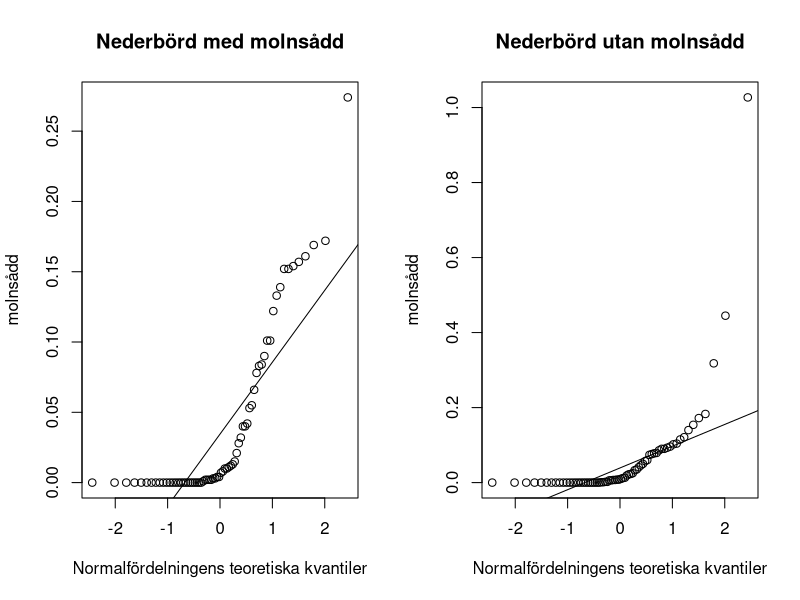
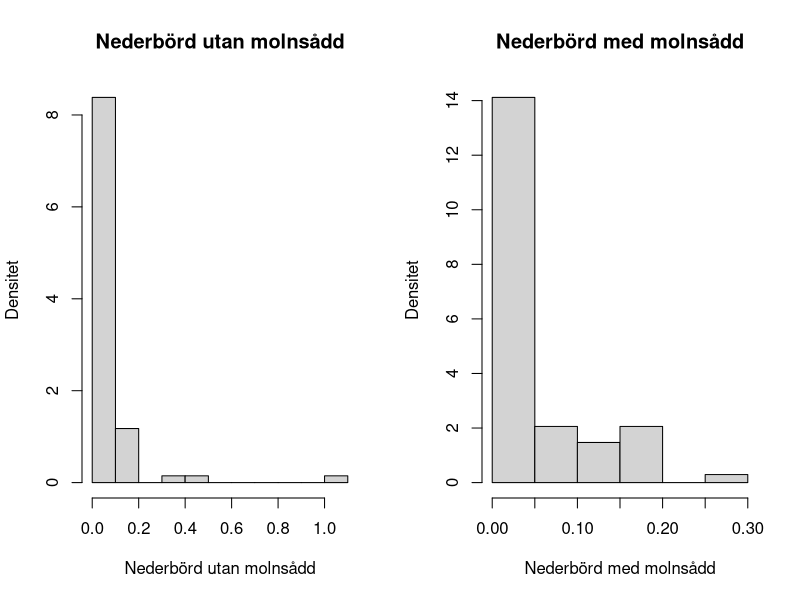
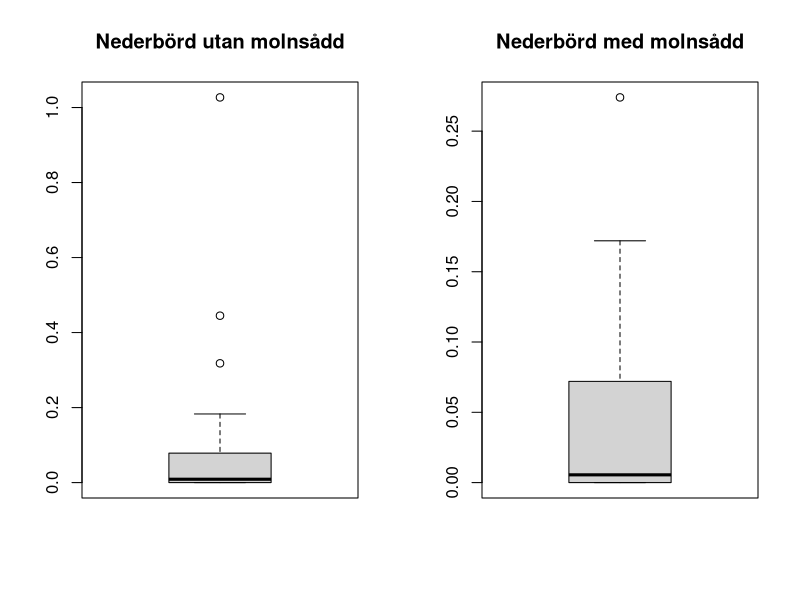
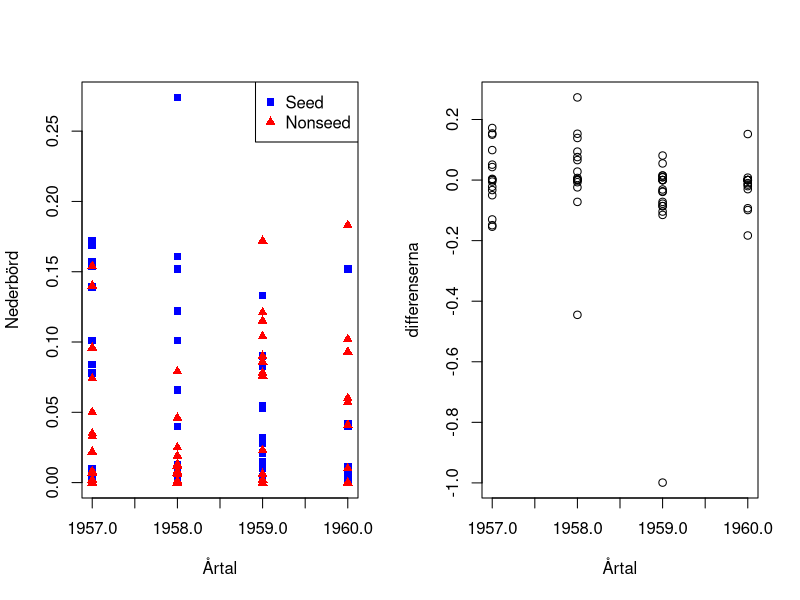
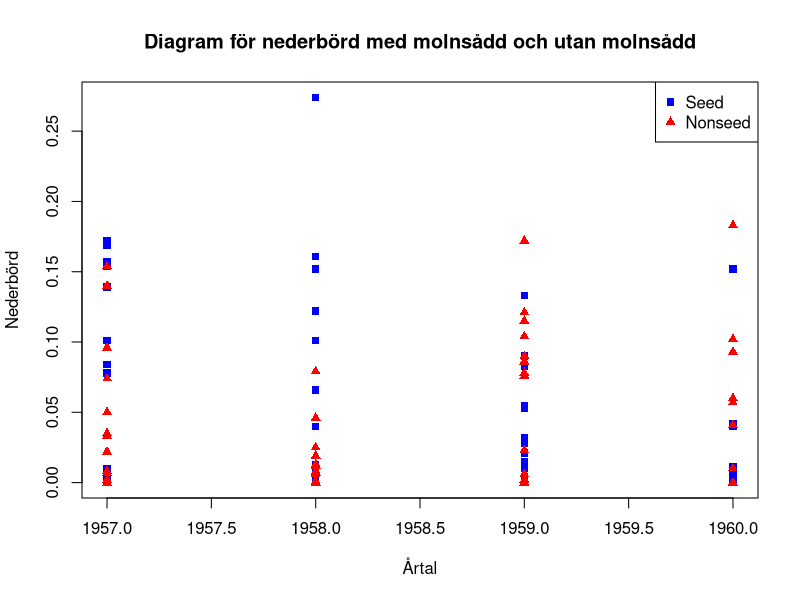
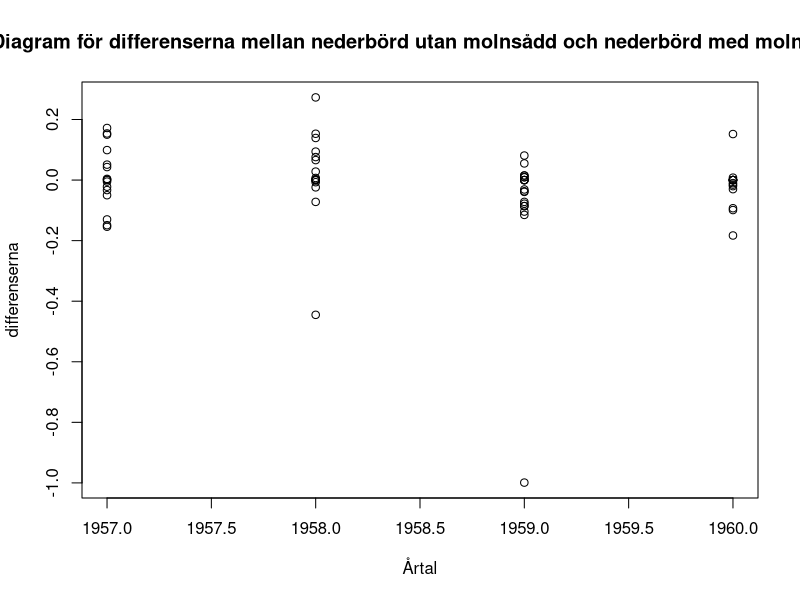
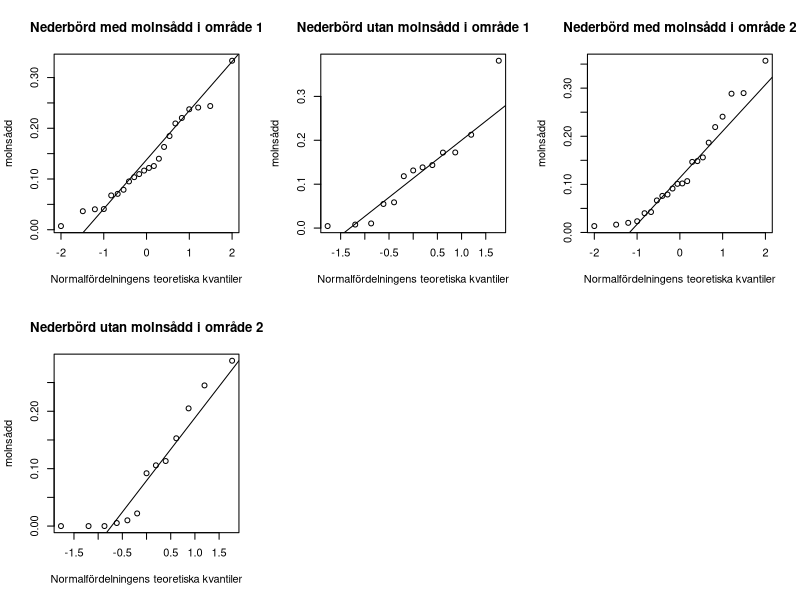
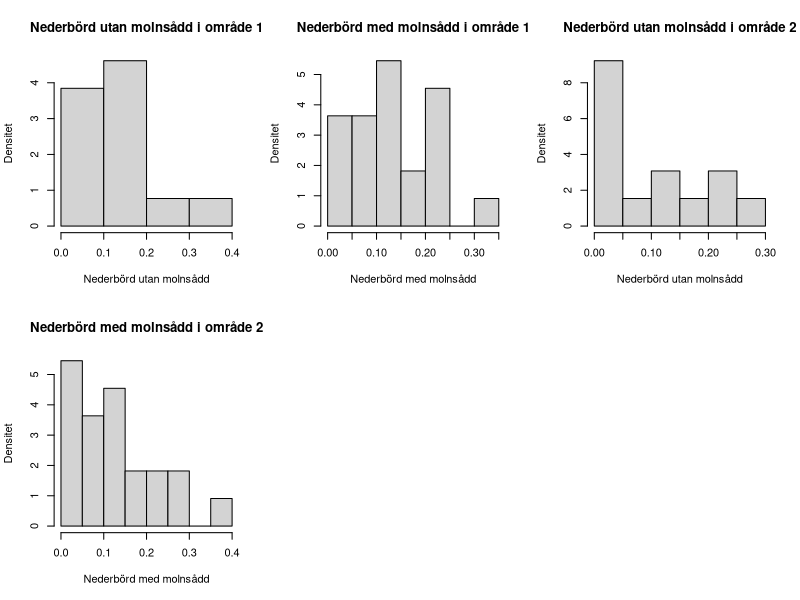

Write R code to recreate these figures, in order.
## ---- chunk 1
arizona <- read.csv("arizona.csv", header = FALSE) #Yinyi testa använda denna istället
year <- arizona$V1
seed <- arizona$V2
nonseed <- arizona$V3
old_par <- par(mfrow = c(1,2))
qqnorm(seed,main = 'Nederbörd med molnsådd', ylab= 'Nederbörd med
molnsådd', xlab= 'Normalfördelningens teoretiska kvantiler')
qqline(seed)
qqnorm(nonseed,main = 'Nederbörd utan molnsådd', ylab= 'Nederbörd utan
molnsådd', xlab= 'Normalfördelningens teoretiska kvantiler')
qqline(nonseed)
par(old_par)
old_par <- par(mfrow = c(1,2))
hist(nonseed,prob = TRUE, main = 'Nederbörd utan molnsådd', ylab =
       'Densitet', xlab = 'Nederbörd utan molnsådd')
hist(seed,prob = TRUE, main = 'Nederbörd med molnsådd', ylab =
       'Densitet', xlab = 'Nederbörd med molnsådd')
par(old_par)
old_par <- par(mfrow = c(1,2))
boxplot(nonseed, prob = TRUE, main = 'Nederbörd utan molnsådd')
boxplot(seed, prob = TRUE, main = 'Nederbörd med molnsådd')
par(old_par)
## ---- chunk 2
differ <- seed-nonseed
old_par <- par(mfrow = c(1,2))
plot(year,seed, xlab= '
Årtal', ylab = 'Nederbörd',
pch = 15,
col ="blue")
points(year,nonseed,
       pch = 17,  # Solid triangles
       col = "red")
legend("topright", 
       legend = c("Seed", "Nonseed"), 
       pch = c(15, 17),  # Shapes corresponding to seed and nonseed
       col = c("blue", "red"))  # Colors corresponding to seed and nonseed
plot(year,differ, ylab= 'differenserna', xlab = 'Årtal')
par(old_par)
## ---- chunk 3
plot(year, seed, 
     main = 'Diagram för nederbörd med molnsådd och utan molnsådd', 
     xlab = 'Årtal', 
     ylab = 'Nederbörd', 
     pch = 15,  # Solid squares for seed
     col = "blue")
points(year, nonseed, 
       pch = 17,  # Solid triangles for nonseed
       col = "red")

# Add a legend
legend("topright", 
       legend = c("Seed", "Nonseed"), 
       pch = c(15, 17),  # Shapes corresponding to seed and nonseed
       col = c("blue", "red"))  # Colors corresponding to seed and nonseed
## ---- chunk 4
plot(year,differ,main = 'Diagram för differenserna mellan nederbörd utan molnsådd och nederbörd med molnsådd', ylab= 'differenserna', xlab = 'Årtal')
## ---- chunk 5
result <- wilcox.test(seed,nonseed, alternative = "greater", paired = TRUE)
print(result)
## ---- chunk 6
oregon <- read.csv("oregon.csv", header = FALSE) #Yinyi testa använda denna istället
trial <- oregon$V1
typ1 <- oregon$V2
typ2 <- oregon$V3
nonseed1 <- typ1[trial == 1]
seed1 <- typ1[trial == 2]
nonseed2 <- typ2[trial == 1]
seed2 <- typ2[trial == 2]
old_par <- par(mfrow = c(2,3))
qqnorm(seed1,main = 'Nederbörd med molnsådd i område 1', ylab= 'Nederbörd med
molnsådd', xlab= 'Normalfördelningens teoretiska kvantiler')
qqline(seed1)
qqnorm(nonseed1,main = 'Nederbörd utan molnsådd i område 1', ylab= 'Nederbörd utan
molnsådd', xlab= 'Normalfördelningens teoretiska kvantiler')
qqline(nonseed1)
qqnorm(seed2,main = 'Nederbörd med molnsådd i område 2', ylab= 'Nederbörd med
molnsådd', xlab= 'Normalfördelningens teoretiska kvantiler')
qqline(seed2)
qqnorm(nonseed2,main = 'Nederbörd utan molnsådd i område 2', ylab= 'Nederbörd utan
molnsådd', xlab= 'Normalfördelningens teoretiska kvantiler')
qqline(nonseed2)
par(old_par)
## ---- chunk 7
old_par <- par(mfrow = c(2,3))
hist(nonseed1,prob = TRUE, main = 'Nederbörd utan molnsådd i område 1', ylab =
       'Densitet', xlab = 'Nederbörd utan molnsådd')
hist(seed1,prob = TRUE, main = 'Nederbörd med molnsådd i område 1', ylab =
       'Densitet', xlab = 'Nederbörd med molnsådd')
hist(nonseed2,prob = TRUE, main = 'Nederbörd utan molnsådd i område 2', ylab =
       'Densitet', xlab = 'Nederbörd utan molnsådd')
hist(seed2,prob = TRUE, main = 'Nederbörd med molnsådd i område 2', ylab =
       'Densitet', xlab = 'Nederbörd med molnsådd')
par(old_par)
old_par <- par(mfrow = c(2,3))
boxplot(nonseed1, prob = TRUE, main = 'Nederbörd utan molnsådd i område 1')
boxplot(seed1, prob = TRUE, main = 'Nederbörd med molnsådd i område 1')
boxplot(nonseed2, prob = TRUE, main = 'Nederbörd utan molnsådd i område 2')
boxplot(seed2, prob = TRUE, main = 'Nederbörd med molnsådd i område 2')
par(old_par)

## ---- chunk 8
differ1 <- seed1-nonseed1
differ2 <- seed2-nonseed2
result1 <- wilcox.test(differ1, alternative = "greater")
result2 <- wilcox.test(differ2, alternative = "greater")
print(result1)
print(result2)
